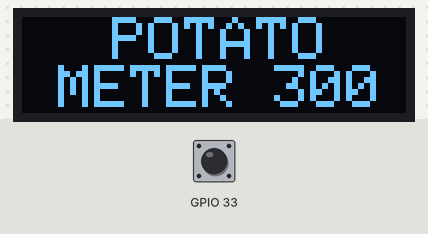
A sketch run on a simulated ESP32. On the bench: 128×32 one-colour display. Inputs (shaded band) come from the test bench; at power-on: GPIO 33 LOW. What the sketch prints to the serial monitor is not drawn.

Above: at 3.2 s.
3.3 s: GPIO 33 driven HIGH
At 3.48 s:
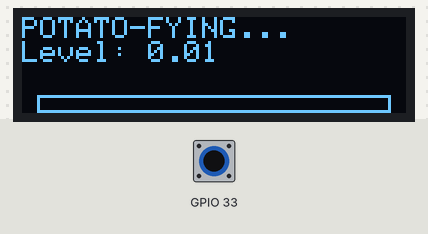
5.7 s: GPIO 33 driven LOW
At 6.9 s:
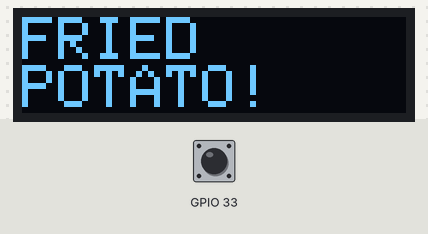
7.2 s: GPIO 33 driven HIGH
At 7.7 s:
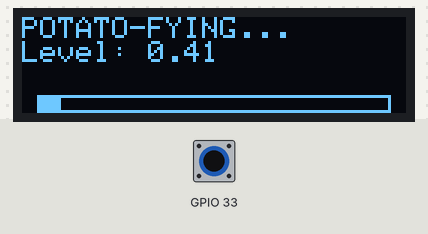
8.7 s: GPIO 33 driven LOW
At 9.6 s:
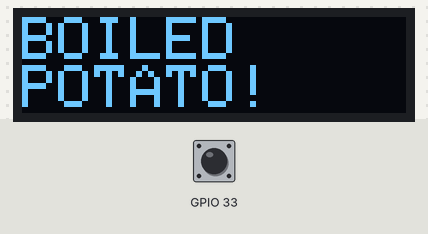
10.2 s: GPIO 33 pulsed HIGH 5 times (0.12 s each, 0.3 s apart)
At 12.7 s:
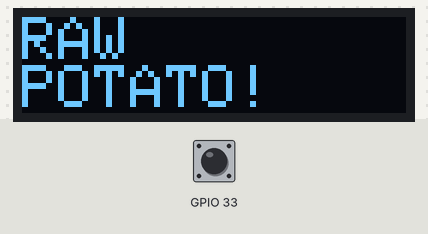
Timing chart, 0 to 14.2 s (numbered marks = the images above; inputs shaded):
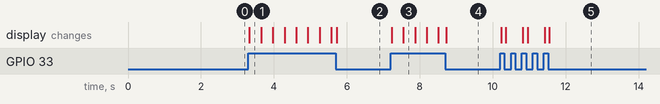

The sketch:

Potato_Meter.ino
```cpp
#include <Wire.h>
#include <Adafruit_GFX.h>
#include <Adafruit_SSD1306.h>
/*
  RAW,      0 - Still functional
  BOILED,   1 - A bit soft
  BAKED,    2 - Getting warm
  FRIED,    3 - Sizzling
  MASHED,   4 - Completely blended
  CHARRED   5 - Burnt out
*/
#define timeRollOver 800

#define SCREEN_WIDTH 128     // OLED display width, in pixels
#define SCREEN_HEIGHT 32     // OLED display height, in pixels
#define OLED_RESET -1        // Reset pin # (or -1 if sharing Arduino reset pin)
#define SCREEN_ADDRESS 0x3C  // See datasheet for Address; 0x3D for 128x64, 0x3C for 128x32
Adafruit_SSD1306 display(SCREEN_WIDTH, SCREEN_HEIGHT, &Wire, OLED_RESET);

int startTime;
bool isPressed;
void setup() {
  pinMode(33, INPUT);
  Serial.begin(9600);
  if (!display.begin(SSD1306_SWITCHCAPVCC, SCREEN_ADDRESS)) {
    Serial.println(F("SSD1306 allocation failed"));
    for (;;)
      ;  // Don't proceed, loop forever
  }
  display.clearDisplay();
  display.setTextSize(2);
  display.setTextColor(SSD1306_WHITE);
  display.setCursor(30, 0);
  display.write("POTATO");
  display.setCursor(12, 16);
  display.write("METER 300");
  display.display();
  delay(2000);
}

void loop() {
  int deltaTime;
  if (digitalRead(33) && !isPressed) {
    Serial.println("isPressed");
    isPressed = true;
    startTime = millis();
  }
  if (!digitalRead(33) && isPressed) {
    Serial.println("Released");
    isPressed = false;
    deltaTime = millis() - startTime;
    Serial.println(deltaTime);
    potatoPrint(deltaTime);
  }
  delay(10);
  if (isPressed) {
    display.clearDisplay();
    deltaTime = millis() - startTime;
    float currentProgress= (float)deltaTime / timeRollOver;
    drawProgressBar(currentProgress);
  }
}
void potatoPrint(int deltaTime_i) {
  int currentPotato = deltaTime_i / timeRollOver;

  display.clearDisplay();
  display.setTextSize(2);
  display.setCursor(0, 0);

  switch (currentPotato) {
    case 0:
      printingFunction("RAW", 2);
      break;
    case 1:
      printingFunction("BOILED", 2);
      break;
    case 2:
      printingFunction("BAKED", 2);
      break;
    case 3:
      printingFunction("FRIED", 2);
      break;
    case 4:
      printingFunction("MASHED", 2);
      break;
    default:
      display.println("SEND HELP!");
      printingFunction("CHARRED", 2);
  }
}
void printingFunction(String displayText, char textSize) {
  Serial.println(displayText);
  display.setTextSize(textSize);
  display.println(displayText);
  display.println("POTATO!");
  display.display();
}
void drawProgressBar(float currentPotato) {
  if (currentPotato > 5) currentPotato = 5;  // Cap at CHARRED
  // Draw a progress bar at the bottom of the screen
  int barWidth = 118;  // Width of the progress bar
  int barHeight = 6;   // Height of the progress bar
  int x = 5;           // X position
  int y = 26;          // Y position (bottom of 32px display)

  // Draw background (empty bar)
  display.drawRect(x, y, barWidth, barHeight, SSD1306_WHITE);
  // Calculate filled width (max 5 potato levels -> CHARRED)
  float filledWidth = (currentPotato / 5.0) * barWidth;
  if (filledWidth > barWidth) filledWidth = barWidth;

  // Draw filled portion
  display.fillRect(x + 1, y + 1, filledWidth - 2, barHeight - 2, SSD1306_WHITE);
  display.setTextSize(1);
  display.setCursor(0, 0);
  display.println("POTATO-FYING...");
  display.setTextSize(1);
  display.print("Level: ");
  display.print(currentPotato);
  display.display();
}
```

Measured:
- after the input at 3.3 s, the display: changes at once (image 1)
- after the input at 5.7 s, the display: changes at once (image 2)
- after the input at 7.2 s, the display: first changes at once (image 3 shows a later state)
- after the input at 8.7 s, the display: changes at once (image 4)
- after the input at 10.2 s, the display: first changes at once (image 5 shows a later state)
